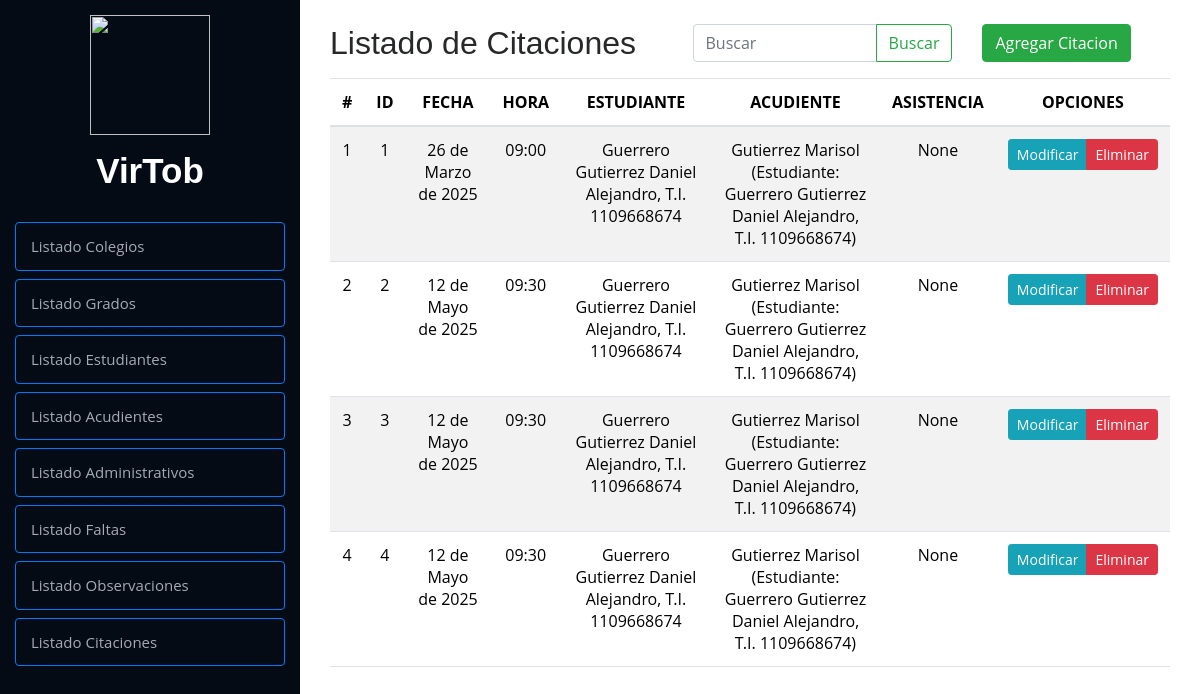
The page /crud/listaCitacion/ (signed in) on the database its author committed.
### Modulos/Observador/models.py (models this page shows, shortened)
class Citaciones(models.Model):
    idCitacion = models.AutoField(primary_key=True)
    fecha = models.DateField()
    hora = models.TimeField()
    idAcudiente = models.ForeignKey(
        Acudiente, on_delete=models.CASCADE, related_name="citaciones")
    idEstudiante = models.ForeignKey(
        Estudiante, on_delete=models.CASCADE, related_name="citaciones")
    asistencia = models.BooleanField(null=True)
    class Meta:
        verbose_name = 'Citaciones'

class Estudiante(models.Model):
    idEstudiante = models.AutoField(primary_key=True)
    tiposDocumentos = [
        ('T.I.', 'Tarjeta de Identidad'),
        ('C.C.', 'Cedula de Ciudadanía'),
        ('C.E.', 'Cedula de Extranjería')
    ]
    tipoDocumento = models.CharField(
        max_length=4, choices=tiposDocumentos, default='T.I.')
    documento = models.CharField(max_length=10, default=0)
    nombre = models.CharField(max_length=100)
    apellido = models.CharField(max_length=100)
    fechaNacimiento = models.DateField(null=True)
    correo = models.EmailField(max_length=100)
    contrasena = models.CharField(max_length=100)
    faltasTipo1 = models.IntegerField(default=0)
    faltasTipo2 = models.IntegerField(default=0)
    faltasTipo3 = models.IntegerField(default=0)
    totalFaltas = models.IntegerField(default=0)
    idColegio = models.ForeignKey(
        Colegio, on_delete=models.CASCADE, related_name="estudiantes", default=1)
    idGrado = models.ForeignKey(
        Grado, on_delete=models.CASCADE, null=True, blank=True, related_name="estudiante")
    imagen_perfil = models.ImageField(
        upload_to='perfiles/', blank=True, null=True)
    def __str__(self):
        return f"{self.apellido} {self.nombre}, {self.tipoDocumento} {self.documento}"
    class Meta:
        verbose_name = 'Estudiante'

class Acudiente(models.Model):
    idAcudiente = models.AutoField(primary_key=True)
    tiposDocumentos = [
        ('T.I.', 'Tarjeta de Identidad'),
        ('C.C.', 'Cedula de Ciudadanía'),
        ('C.E.', 'Cedula de Extranjería')
    ]
    tipoDocumento = models.CharField(
        max_length=4, choices=tiposDocumentos, default='C.C.')
    documento = models.CharField(max_length=10, default=0)
    nombre = models.CharField(max_length=100)
    apellido = models.CharField(max_length=100)
    telefono = models.CharField(max_length=13)
    correo = models.EmailField(max_length=100)
    contrasena = models.CharField(max_length=100)
    idEstudiante = models.ForeignKey(
        Estudiante, on_delete=models.CASCADE, related_name="acudientes")
    def __str__(self):
        return f"{self.apellido} {self.nombre} (Estudiante: {self.idEstudiante})"
    class Meta:
        verbose_name = 'Acudiente'

### Modulos/Observador/views.py (the view, shortened to what this page needs)
# urls.py: path('listaCitacion/', listaCitacion, name='listaCitacion'),
def listaCitacion(request):
    if not request.session.get('isLogged', False):
        return redirect('login')
    if request.session.get('userType', False) != "directivo":
        return redirect('home')
    query = request.GET.get("buscar", "")  # Obtener el valor del input
    citaciones = Citaciones.objects.all()  # Obtiene todos los registro
    return render(request, 'listas/citaciones.html', {'citacion': citaciones, "query": query})

### Modulos/Usuarios/context_processors.py (called while the page is built)
def session_variables(request):
    return {
        'isLogged': request.session.get('isLogged', None),
        'userId': request.session.get('userId', None),
        'userType': request.session.get('userType', None),
        'userNombre': request.session.get('userNombre', None)
    }

### Modulos/Observador/templates/listas/citaciones.html (shortened to what this page needs)
{% extends "../index.html" %}
{% load static %}
        {% block contenido %}
        <div class="container py-4">
            <div class="row">
                <div class="col-md-12">
                    <div class="row">
                        <div class="col-5">
                            <h2>Listado de Citaciones</h2>
                        </div>
                        <div class="col-4">
                            <form class="d-flex" method="GET">
                                <div class="input-group">
                                    <input type="text" class="form-control" placeholder="Buscar" name="buscar"
                                        value="{{ query }}" aria-label="Search">
                                    <button class="btn btn-outline-success" type="submit">Buscar</button>
                                </div>
                            </form>
                        </div>
                        <div class="col-3">
                            <a href="{% url 'agregarCitacion' %}" class="btn btn-success">Agregar Citacion</a>
                        </div>
                    </div>
                    <div class="table-responsive">
                        <table class="table table-striped">
                            <thead>
                                <tr>
                                    <th>#</th>
                                    <th>ID</th>
                                    <th>FECHA</th>
                                    <th>HORA</th>
                                    <th>ESTUDIANTE</th>
                                    <th>ACUDIENTE</th>
                                    <th>ASISTENCIA</th>
                                    <th>OPCIONES</th>
                                </tr>
                            </thead>
                            <tbody>
                                {% if citacion %}
                                {% for citacion in citacion %}
                                <tr>
                                    <td class="">{{ forloop.counter }}</td>
                                    <td class="">{{ citacion.idCitacion }}</td>
                                    <td class="">{{ citacion.fecha }}</td>
                                    <td class="">{{ citacion.hora }}</td>
                                    <td class="">{{ citacion.idEstudiante }}</td>
                                    <td class="">{{ citacion.idAcudiente }}</td>
                                    <td class="">{{ citacion.asistencia }}</td>
                                    <td>
                                        <div class="btn-group btn-group-sm" role="group" aria-label="Basic example">
                                            <a href="{% url 'modificarCitacion' citacion.idCitacion %}"
                                                class="btn btn-info btn-sm">
                                                Modificar
                                            </a>
                                            <a href="#" onclick="eliminarCitacion({{ citacion.idCitacion }})"
                                                class="btn btn-danger btn-sm">
                                                Eliminar
                                            </a>
                                        </div>
                                    </td>
                                </tr>
                                {% endfor %}
                                {% else %}
                                <tr>
                                    <td colspan="8" class="text-center text-danger">⚠ No se encontraron resultados</td>
                                </tr>
                                {% endif %}
                            </tbody>
                        </table>
                    </div>
                </div>
            </div>
        </div>
        {% endblock %}

### observadorVirtual/static/css/style.css (style rules this page uses)
body { font-family: "Open Sans", sans-serif; color: #272829; }
a { color: #149ddd; }
h1, h2, h3, h4, h5, h6 { font-family: "Raleway", sans-serif; }
th, td { text-align: center; vertical-align: middle; }

### rows shown on the page
Citaciones: idCitacion "1", fecha "26 de Marzo de 2025", hora "09:00", idEstudiante "Guerrero Gutierrez Daniel Alejandro, T.I. 1109668674", idAcudiente "Gutierrez Marisol (Estudiante: Guerrero Gutierrez Daniel Alejandro, T.I. 1109668674)", asistencia "None"
Citaciones: idCitacion "2", fecha "12 de Mayo de 2025", hora "09:30", idEstudiante "Guerrero Gutierrez Daniel Alejandro, T.I. 1109668674", idAcudiente "Gutierrez Marisol (Estudiante: Guerrero Gutierrez Daniel Alejandro, T.I. 1109668674)", asistencia "None"
Citaciones: idCitacion "3", fecha "12 de Mayo de 2025", hora "09:30", idEstudiante "Guerrero Gutierrez Daniel Alejandro, T.I. 1109668674", idAcudiente "Gutierrez Marisol (Estudiante: Guerrero Gutierrez Daniel Alejandro, T.I. 1109668674)", asistencia "None"
Citaciones: idCitacion "4", fecha "12 de Mayo de 2025", hora "09:30", idEstudiante "Guerrero Gutierrez Daniel Alejandro, T.I. 1109668674", idAcudiente "Gutierrez Marisol (Estudiante: Guerrero Gutierrez Daniel Alejandro, T.I. 1109668674)", asistencia "None"
